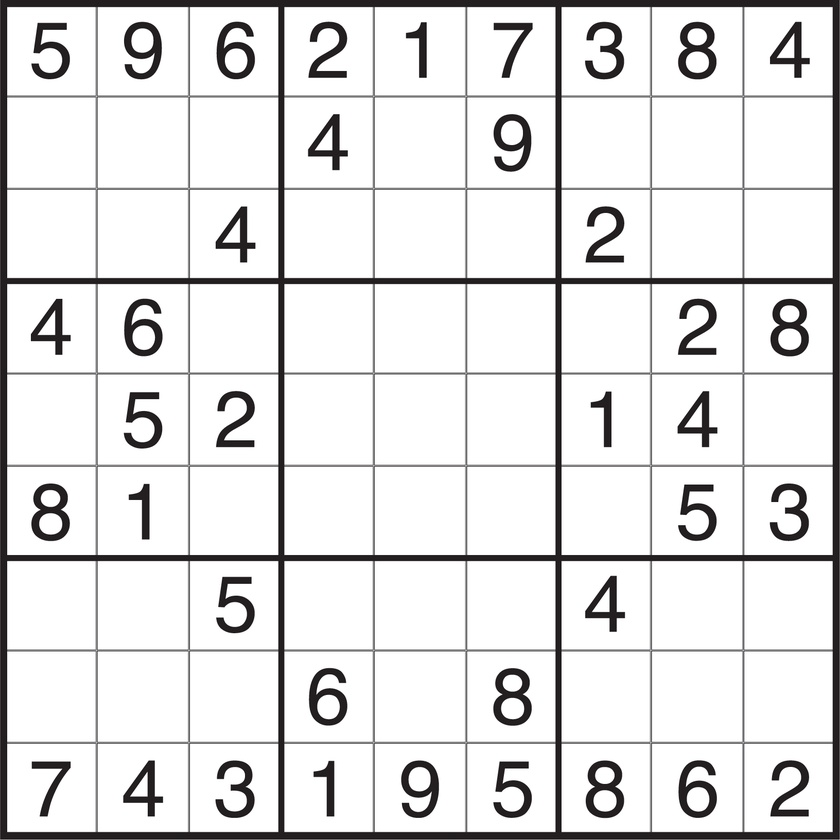
//> input picture c++/digital_number_recognition/sudoku_files/test2.jpg, 840 x 840 px, shrunk from 1632 x 1633 before the run
$ ./sudoku_ocr ../sudoku_files/test2.jpg   (built with g++ and OpenCV 4)
//> lines starting //> are read from the running program, lines starting //| are printed output that depends on the picture; after the words box and inside, x2 and y2 are one past the last pixel; in counts of white or black regions, pixels touching at a corner belong together
/*
 * Matthew England
 * 11/25/14
 * Final
 * OCR Sudoku Solver
 */
#include <opencv/cv.h>
#include <opencv/highgui.h>
#include <iostream>
#include <cstdio>
#include <vector>
#include <map>
#include <cstdlib>
#include <math.h>
#include <utility>
#include <queue>
#include <climits>
#include <cfloat>


#define SUDOKU_IMAGE_IDX 1
#define N 9

void generateSquares(cv::Mat& croppedImage,std::vector<cv::Rect>& squaresSliced);
bool generateEdgesOfImage (cv::Mat& input, cv::Mat& edges);
void generateAndConvertImagesToNumbers(cv::Mat& input, std::vector<cv::Rect>& squares, int grid[N][N],
		std::map<int, std::vector<double> >& hogDatabase);

bool calcHistogramOfGradients(cv::Mat& cell, std::vector<double>& hog);
bool fillHogDatabse (std::map<int, std::vector<double> >& hogDatabase);
int findTheNumber(std::map<int, std::vector<double> >& databaseOfHoG, std::vector<double>& histogram);
bool writeSolvedSudokuImage( int grid[N][N], std::vector<cv::Rect> squaresSliced,
		std::map<int, std::vector<int> > hogDatabase);

void printGrid(int grid[N][N]);

#define HOG_BUCKETS 16
#define RAD2DEG(x) (180 *(x) / M_PI)
#define DEG2RAD(x) (M_PI *(x) / 180)

int grid_test[N][N] = {
		{3,4,0,8,2,6,0,7,1},
		{0,0,8,0,0,0,9,0,0},
		{7,6,0,0,9,0,0,4,3},
		{0,8,0,1,0,2,0,3,0},
		{0,3,0,0,0,0,0,9,0},
		{0,7,0,9,0,4,0,1,0},
		{8,2,0,0,4,0,0,5,9},
		{0,0,7,0,0,0,3,0,0},
		{4,1,0,3,8,9,0,6,2}
};

int pos = 0;
int bad_conversions = 0;

int main (int argc, char **argv) {

	if (argc < 2) {
		std::cout << "Incorrect usage: ./sudoku_ocr <sudoku_image>" << std::endl;
		return 0;
	}
	std::map<int, std::vector<double> > hogDatabase;

	fillHogDatabse(hogDatabase);
//> image_1.png cannot be read in this run, so this picture is empty

	std::cout << "DB SIZE " << hogDatabase.size() << std::endl;
	//return 0;
	/// Load an image
	cv::Mat srcImage, graySrcImage, binaryImage;
	srcImage = cv::imread( argv[SUDOKU_IMAGE_IDX] );
//> srcImage is the input picture: 840 rows x 840 cols, CV_8UC3; mean B, G, R 226, 225.8, 226.2

	if( !srcImage.data ) {
		std::cout << "image is damaged, or is incorrect format" << std::endl;
		return -1;
	}
	/// Convert it to gray then binarize the image
	cv::cvtColor( srcImage, graySrcImage, CV_RGB2GRAY );
	cv::threshold( graySrcImage, binaryImage, 150, 255, 0 );
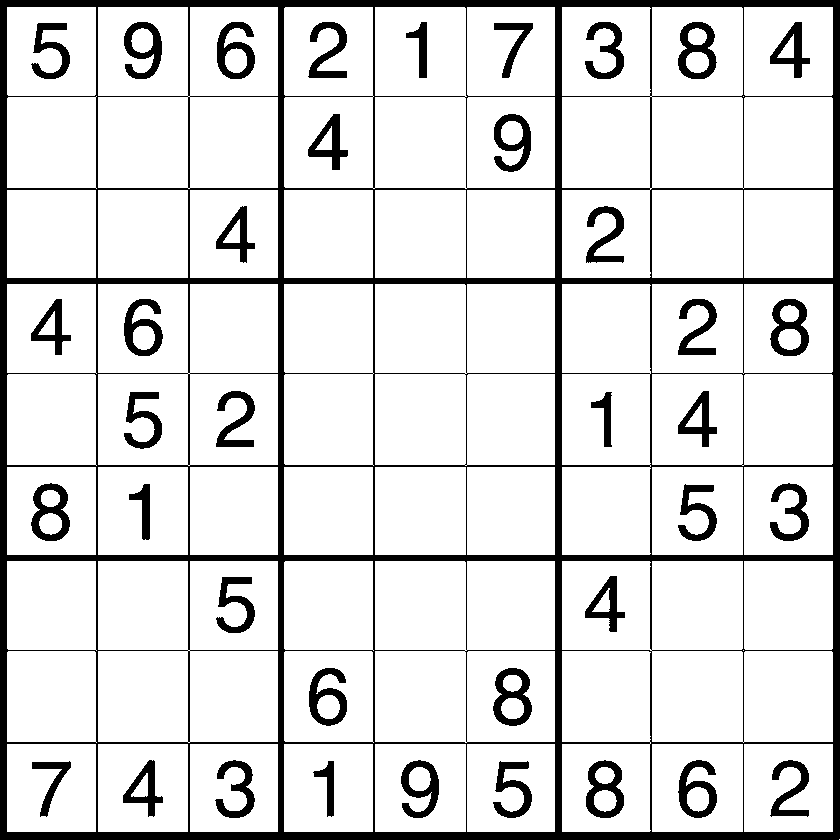
//> binaryImage: 840 rows x 840 cols, CV_8UC1; 86.7% white; 39 black regions, largest, box (x1, y1, x2, y2) and area: (0, 0, 840, 840) 59962, (493, 668, 532, 726) 1123, (770, 299, 809, 356) 1117
	//std::cout << binaryImage.channels() << std::endl;

	/*
	 * Preliminary Cropping of the outer edges not needed for finding sub squares
	 */
	std::string src_image = "Given Sudoku Image";
	cv::Rect edgeCropImage(9, 9, (binaryImage.cols - 18), (binaryImage.rows -18));
//> edgeCropImage = Rect(9, 9, 822, 822)
	cv::Mat subImageNoEdges(binaryImage, edgeCropImage);
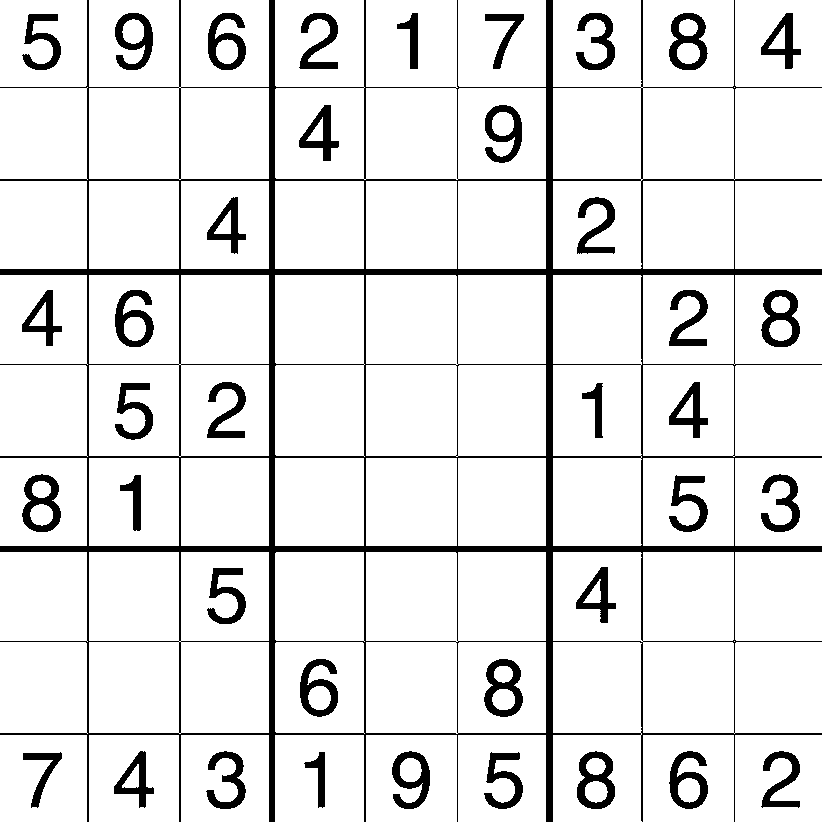
//> subImageNoEdges: 822 rows x 822 cols, CV_8UC1; 89.7% white; 39 black regions, largest, box (x1, y1, x2, y2) and area: (0, 0, 822, 822) 35646, (484, 659, 523, 717) 1123, (761, 290, 800, 347) 1117
	cv::Mat edges(subImageNoEdges.rows, subImageNoEdges.cols, CV_8UC1);
	generateEdgesOfImage(subImageNoEdges,edges);

    /// Display the unsolved sudoku image
    cv::namedWindow( src_image.c_str(), CV_WINDOW_AUTOSIZE );
    cv::Mat binaryEdge(edges.rows, edges.cols,CV_8UC1);
    cv::threshold(edges, binaryEdge, 20, 255, CV_THRESH_BINARY);
    cv::imshow(src_image.c_str(),srcImage);
    cv::waitKey(0);

    /*
     * Create rectangles that will be used to splice out sections
     * on a binarized of the passed image
     */
	cv::imshow("BinaryEdgeDetection",binaryEdge);
	cv::waitKey(0);
    std::vector<cv::Rect> squaresSliced;
    generateSquares (binaryEdge,squaresSliced);

    /*
     * Converts the sub sqaures from the binary image passed in,
     * into digital numbers that a soduku solver can use.
     */
    int grid[N][N];
    generateAndConvertImagesToNumbers(subImageNoEdges,squaresSliced, grid, hogDatabase);
    std::cout << std::endl;
    double acc = (81 - bad_conversions) / 81.00;
    std::cout << "% Accuracy: " << acc << std::endl;
    std::cout << std::endl;
    printGrid(grid);


	return 0;
}

bool fillHogDatabse (std::map<int, std::vector<double> >& hogDatabase) {
	std::stringstream ss;
	cv::Mat srcImage, graySrcImage;
	std::map<int, std::vector<double> >::iterator map_itr;
	std::vector<double>::iterator vec_itr;
	int i = 0;
	for (i = 1; i < 20; ++i) {
		/*
		 * Reading the image files for the associated number
		 */
		ss << "../images_of_numbers/image_" << i << ".png";
		std::string filePath(ss.str());

		srcImage = cv::imread(filePath.c_str());
		//imshow("Inpput Image", srcImage);
		//cv::waitKey(0);
		//exit(0);
		if (!srcImage.data) {
			return false;
		}
		/*
		 * Allocate memory for 360 buckets and zero them
		 */
		cv::Mat binaryImage(srcImage.rows, srcImage.cols, CV_8UC1);
		cv::cvtColor( srcImage, graySrcImage, CV_RGB2GRAY );
		cv::threshold( graySrcImage, binaryImage, 150, 255, 0 );

		/*
		 * Converts the binaryImage that is 8U into an image that 32 bit float
		 */
		std::vector<double> hog(HOG_BUCKETS,0.0);
		cv::Mat dst(binaryImage.rows,binaryImage.cols,CV_32F);
		binaryImage.convertTo(dst, CV_32F);

		/*
		 * Calculates the HistogramOfGradient
		 */
		calcHistogramOfGradients(dst,hog);
		hogDatabase[i] = hog;
		ss.str("");
	}

	return true;
}

void generateAndConvertImagesToNumbers(cv::Mat& input, std::vector<cv::Rect>& squares, int grid[N][N],
		std::map<int, std::vector<double> >& hogDatabase) {

	const int max_rows  = 9;
	/*
	 * Converting from 8 bit to 32bit Float
	 */
	cv::Mat dst(input.rows,input.cols,CV_32F);
	input.convertTo(dst, CV_32F);

	for (int i = 0; i < 81; i++) {
		cv::Mat slicedSqaure(dst,squares.at(i));
		//cv::imshow("sliced square",slicedSqaure);
		//cv::waitKey(0);
		/*
		 * Generate HoG and find number with HoG
		 */
		std::vector<double> hog(HOG_BUCKETS,0.0);
		calcHistogramOfGradients(slicedSqaure,hog);
		const int number = findTheNumber(hogDatabase,hog);

		/*
		 * Store the row, col, and the number associated at that index
		 */
		grid[i/max_rows][i % max_rows] = number;
		//generatedNumbers[std::make_pair(i/max_rows,i % max_rows)] = number;
	}
}

bool calcHistogramOfGradients(cv::Mat& cell, std::vector<double>& hog) {
	/*
	 * Make sure the image is single banded, not multibanded
	 */
	if (cell.channels() != 1) {
		std::cout << "ERROR" << std::endl;
		return false;
	}
	const double bucketSize = 360.0 / HOG_BUCKETS;

	/*
	 * Calculate the sobel of x and y for the incoming image
	 */

	cv::Mat dy,dx;
	cv::Sobel(cell,dx, CV_32F, 1, 0, 3, 1, 0, cv::BORDER_REPLICATE);
	cv::Sobel(cell,dy, CV_32F, 0, 1, 3, 1, 0, cv::BORDER_REPLICATE);

	/*
	 * Store the orientation into the histogram at that location
	 */
	int pixelAdded = 0;
	int pixelNotAdded = 0;
	for (int r = 0 ; r < dy.rows; ++r) {
		for (int c = 0 ; c < dx.cols; ++c)
		{
			const float dxVal = dx.at<float>(r,c);
			const float dyVal = dy.at<float>(r,c);

			const double magnitude = sqrt( dxVal * dxVal + dyVal * dyVal);
			if (magnitude > 0) {
				//std::cout << "dxVal: " << dxVal << " dyVal " << dyVal << std::endl;
				const double orientation = RAD2DEG(atan2( dyVal , dxVal )) + 180;
				int bucket = floor(orientation/bucketSize);
				//std::cout << "Ori:" << orientation << std::endl;
				//std::cout << "Bucket: " << bucket << std::endl;
				hog[bucket] += magnitude;
				pixelAdded++;

			}
			else {
				pixelNotAdded++;
			}

		}
	}
	/*std::cout << "pixelAdded " << pixelAdded << std::endl;
	std::cout << "pixelNotAdded " << pixelNotAdded << std::endl;
	std::cout << "sumOfPixel" << pixelNotAdded + pixelAdded << std::endl;
	std::cout << "hog size" << hog.size() << std::endl;*/
	return true;
}

int findTheNumber(std::map<int, std::vector<double> >& databaseOfHoG, std::vector<double>& histogram) {

	double totalSumDBHog = 0.0;
	double totalSumHog = 0.0;
	std::vector<double> hogToComparePDF;
	double minimum_divergence = FLT_MAX;
	int found_number = INT_MAX;

	/*
	 * Calculate the PDF for the incoming HoG
	 */
	std::vector<double>::iterator vec_itr, vec_itr2;
	std::vector<double>::iterator pdf_vec_itr, pdf_vec_itr_cp;

	vec_itr = histogram.begin();

	for (;vec_itr != histogram.end(); ++vec_itr) {
		totalSumHog += *vec_itr;
	}

	if (totalSumHog < 2) {
		pos++;
		return 0; // Empty Sqaure Handling
	}
	/*
	 * Compute PDF from histogram
	 */
	vec_itr = histogram.begin();
	for (;vec_itr != histogram.end(); ++vec_itr) {
		hogToComparePDF.push_back(*vec_itr/totalSumHog);
	}

	/*
	 * Loop through the entire databaseOfHoG
	 */
	std::map<int, std::vector<double> >::iterator map_itr;
	map_itr = databaseOfHoG.begin();

	for (;map_itr != databaseOfHoG.end(); ++map_itr) {

		/*
		 * Calculate the total sum of a hog from databseOfHog
		 */
		totalSumDBHog = 0.0;
		vec_itr2 = map_itr->second.begin();
		for (;vec_itr2 != map_itr->second.end(); ++vec_itr2) {
			totalSumDBHog += *vec_itr2;
		}

		/*
		 * Compute the PDF of a hog from databseOfHog
		 */
		std::vector<double> dbHogToComparePdf;
		vec_itr2 = map_itr->second.begin();
		for (;vec_itr2 != map_itr->second.end(); ++vec_itr2) {
			dbHogToComparePdf.push_back(*vec_itr2/totalSumDBHog);
		}

		if (dbHogToComparePdf.size() != hogToComparePDF.size()) {
			std::cout << "Not the same size PDFs" << std::endl;
			std::cout << dbHogToComparePdf.size() << "!=" << hogToComparePDF.size() << std::endl;
			exit(0);
		}

		double diff = 0;
		pdf_vec_itr = dbHogToComparePdf.begin();
		pdf_vec_itr_cp = hogToComparePDF.begin();

		/*
		 * Implements the Kullback-Leibler Divergence Formula:
		 * Formaula Sum of P(i) * ln(P(i)/Q(i))
		 */
		for (;pdf_vec_itr !=  dbHogToComparePdf.end(); ++pdf_vec_itr, ++pdf_vec_itr_cp) {

			if ((*pdf_vec_itr_cp > 0 && *pdf_vec_itr > 0) || (*pdf_vec_itr_cp < 0 && *pdf_vec_itr < 0)) {
				diff += *pdf_vec_itr * log(*pdf_vec_itr/ *pdf_vec_itr_cp);
			}
		}

		/*
		 * The lowest diff is the number the PDF belongs with
		 */
		if (diff < minimum_divergence) {
			minimum_divergence = diff;
			if (map_itr->first > 9) {
				found_number = map_itr->first - 9;
			}
			else {
				found_number = map_itr->first;
			}
		}

	}

	if (found_number != grid_test[pos/9][pos % 9]) {
		std::cout << "Difference " <<  found_number << "!=" << grid_test[pos/9][pos % 9] << std::endl;
		bad_conversions++;
	}
	pos++;

	return found_number;
}

bool generateEdgesOfImage (cv::Mat& cell, cv::Mat& edges) {

	/*
	 * Make sure the image is single banded, not multibanded
	 */
	if (cell.channels() != 1) {
		return false;
	}

	/*
	 * Calculate the sobel of x and y for the incoming image
	 */
	cv::Mat dy,dx, absDx, absDy;
	cv::Sobel(cell,dx, CV_16S, 1, 0, 3, 1, 0, cv::BORDER_REPLICATE);
	cv::Sobel(cell,dy, CV_16S, 0, 1, 3, 1, 0, cv::BORDER_REPLICATE);

	cv::convertScaleAbs( dx, absDx);
//> absDx: 822 rows x 822 cols, CV_8UC1; 6.2% white; 471 white regions (218 under 20 px), largest, box (x1, y1, x2, y2) and area: (640, 274, 644, 547) 1092, (85, 274, 90, 547) 1091, (363, 274, 367, 547) 1088
	cv::convertScaleAbs( dy, absDy);
//> absDy: 822 rows x 822 cols, CV_8UC1; 6% white in thin lines or dots

	/*
	 * Store the orientation into the histogram at that location
	 */
	for (int r = 0 ; r < absDy.rows; ++r) {
		for (int c = 0 ; c < absDx.cols; ++c)
		{
			uchar dxVal = absDx.at<uchar>(r,c);
			uchar dyVal = absDy.at<uchar>(r,c);
			edges.at<uchar>(r,c) = sqrt( dxVal * dxVal + dyVal * dyVal);

		}
	}
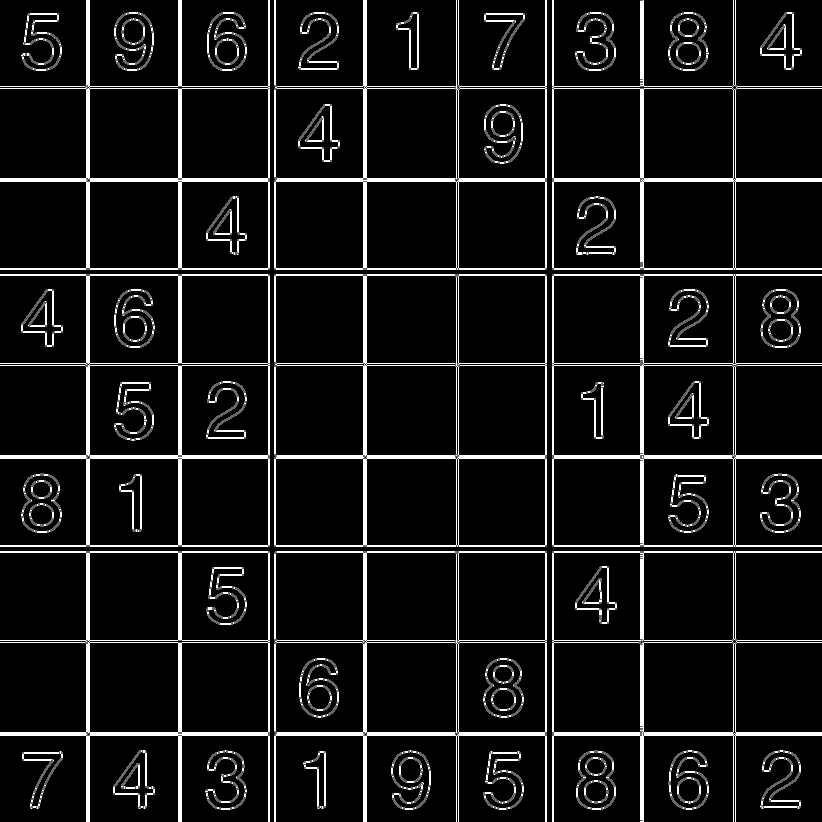
//> edges: 822 rows x 822 cols, CV_8UC1; min 0, max 255, mean 21.8
//> in main, `cv::threshold(edges, binaryEdge, 20, 255, CV_THRESH_BINARY);`:
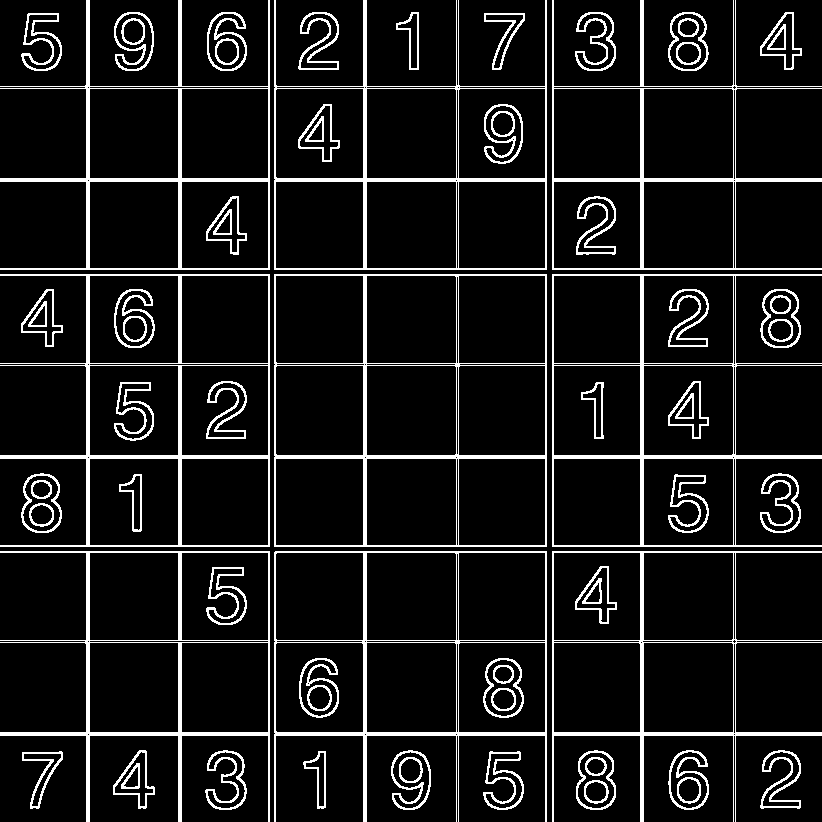
//> binaryEdge: 822 rows x 822 cols, CV_8UC1; 9.9% white; 71 white regions, largest, box (x1, y1, x2, y2) and area: (274, 274, 547, 547) 5368, (0, 274, 270, 547) 5326, (274, 551, 547, 822) 4823
	cv::imshow("EdgeDetection",edges);
	cv::waitKey(0);
    return true;
}

/*
 * Locates the squares in the image by taking the binary image that had edges outlined and uses them to cut
 * out rectangles for latter use in image extraction
 *
 */
void generateSquares(cv::Mat& croppedImage, std::vector<cv::Rect>& squaresSliced) {
	int row = 0, col = 0;
	int height = 0, width = 0;
	int sub_row, sub_col;
	int margin = 10;

	for (row = 0; row < croppedImage.rows; row += height + margin) {

		for (col = 0; col < croppedImage.cols; col += width + margin) {
			width = 0;
			height = 0;
			for (sub_row = row; croppedImage.at<uchar>(sub_row,0) != 255 && sub_row < croppedImage.rows; ++sub_row){
				height++;
			}
			for (sub_col = col; croppedImage.at<uchar>(0,sub_col) != 255 && sub_col < croppedImage.cols; ++sub_col) {
				width++;
			}

			cv::Rect slicer(col + 3,row,width - 3,height - 3);
			//cv::Mat sliced(croppedImage,slicer);
		    //cv::imshow( "Sliced", sliced );
		    //cv::waitKey(0);
			//std::cout << "Rect" << slicer.x << " " << slicer.y << " " << slicer.width << " "<< slicer.height << std::endl;
			squaresSliced.push_back(slicer);
		}
	}
//> this loop made 9 passes
//> height on passes 1 to 9: 86, 82, 80, 85, 82, 80, 85, 82, 80
//> after the loop, width = 79; height = 80; squaresSliced = 81 Rects (x, y, width, height), first 8: [3, 0, 83, 83], [99, 0, 79, 83], [191, 0, 77, 83], [281, 0, 82, 83], [376, 0, 80, 83], [469, 0, 76, 83], [558, 0, 82, 83], [653, 0, 80, 83]
//> the loop in generateAndConvertImagesToNumbers, `for (int i = 0; i < 81; i++)` made 81 passes
//> pass 1, in generateAndConvertImagesToNumbers, `cv::Mat slicedSqaure(dst,squares.at(i));`:
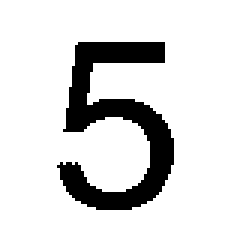
//> slicedSqaure: 83 rows x 83 cols, CV_32FC1 (shown 3 times larger); 86.5% white; 1 black region, box (x1, y1, x2, y2) and area: (19, 14, 58, 70) 928
//> pass 1, in calcHistogramOfGradients, `cv::Sobel(cell,dy, CV_32F, 0, 1, 3, 1, 0, cv::BORDER_REPLICATE);`:
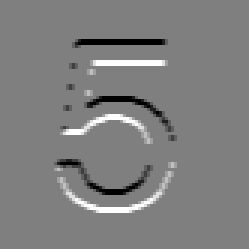
//> dy: 83 rows x 83 cols, CV_32FC1 (shown 3 times larger); min -1020, max 1020, mean 0; drawn with min black and max white
//> pass 2, in generateAndConvertImagesToNumbers, `cv::Mat slicedSqaure(dst,squares.at(i));`:
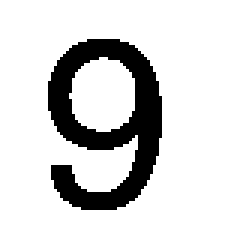
//> slicedSqaure: 83 rows x 79 cols, CV_32FC1 (shown 3 times larger); 84% white; 1 black region, box (x1, y1, x2, y2) and area: (16, 13, 54, 70) 1049
}

/* A utility function to print grid  */
void printGrid(int grid[N][N])
{
    for (int row = 0; row < N; row++)
    {
       for (int col = 0; col < N; col++)
             printf("%2d", grid[row][col]);
        printf("\n");
    }
}
